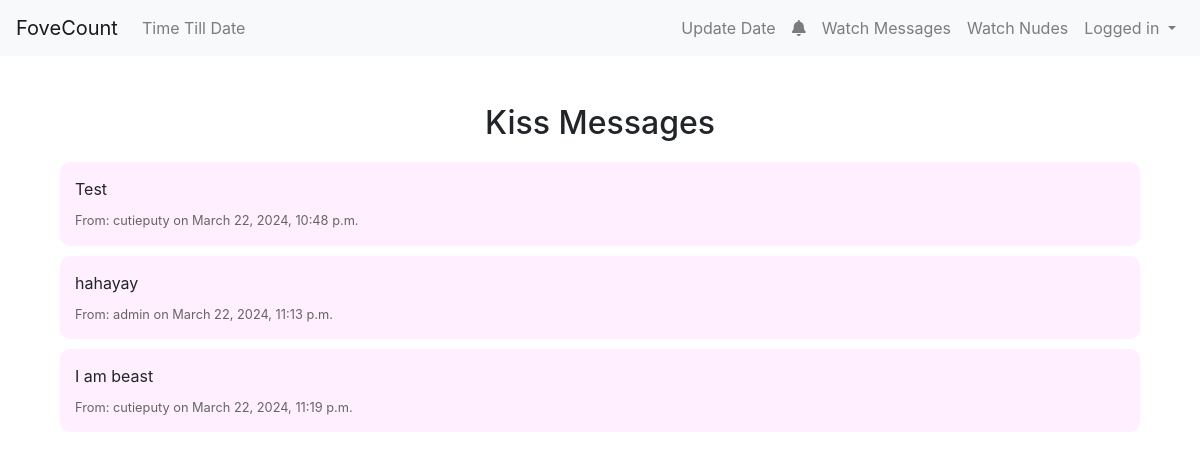
/messages/ (signed in), run on the app's committed database.
### myapp/models.py (models this page shows, shortened)
class KissMessage(models.Model):
    user = models.ForeignKey(User, on_delete=models.CASCADE, related_name='kiss_messages')
    message = models.TextField()
    created_at = models.DateTimeField(auto_now_add=True)

### myapp/views.py (the view)
# urls.py: path('messages/', views.view_kiss_messages, name='view_kiss_messages'),
@login_required
@user_passes_test(is_admin)
def view_kiss_messages(request):
    messages = KissMessage.objects.all()
    return render(request, 'myapp/view_kiss_messages.html', {'messages': messages})

### myapp/views.py (called while the page is built)
def is_admin(user):
    return user.is_authenticated and user.is_staff

### myapp/templates/myapp/view_kiss_messages.html (shortened to what this page needs)
{% extends 'myapp/base.html' %}
{% block content %}
<div class="container mt-5">
    <h2 class="text-center">Kiss Messages</h2>
    {% if messages %}
        <div class="messages">
            {% for message in messages %}
                <div class="message">
                    <p>{{ message.message }}</p>
                    <small>From: {{ message.user.username }} on {{ message.created_at }}</small>
                </div>
            {% endfor %}
        </div>
    {% else %}
        <p>No kiss messages to display.</p>
    {% endif %}
</div>
{% endblock %}

### myapp/templates/myapp/base.html (shortened to what this page needs)
<!DOCTYPE html>
<html lang="en">
<head>
    <link rel="stylesheet" href="https://cdn.jsdelivr.net/npm/bootstrap@4.3.1/dist/css/bootstrap.min.css">
    <link rel="stylesheet" href="https://use.fontawesome.com/releases/v5.7.0/css/all.css">
</head>
<body>
<nav class="navbar navbar-expand-lg navbar-light bg-light sticky-top">
  {% if request.path == '/' %}
  <a class="navbar-brand" href="/date">FoveCount</a>
  {% else %}
  <a class="navbar-brand" href="/">FoveCount</a>
{% endif %}
  <div class="collapse navbar-collapse" id="navbarSupportedContent">
    <ul class="navbar-nav mr-auto">
      <li class="nav-item">
        <a class="nav-link" href="/date">Time Till Date</a>
      </li>
    </ul>
    <ul class="navbar-nav ml-auto">
      <li class="nav-item">
        <a class="nav-link" href="/updatedate">Update Date</a>
      </li>
      <li class="nav-item">
        <a class="nav-link" href="#"><i class="fas fa-bell"></i></a>
      </li>
      {% if user.is_authenticated and user.is_staff %}
      <li class="nav-item">
        <a class="nav-link" href="/messages">Watch Messages</a>
      </li>
      <li class="nav-item">
        <a class="nav-link" href="/see-nudes">Watch Nudes</a>
      </li>
      {% endif %}
      <li class="nav-item dropdown">
        <a class="nav-link dropdown-toggle" href="#" id="navbarDropdownMenuLink" role="button" data-toggle="dropdown" aria-haspopup="true" aria-expanded="false">
          {% if user.is_authenticated %}
          Logged in
          {% else %}
          Login Here
          {% endif %}
        </a>
      </li>
    </ul>
  </div>
</nav>
<div class="container">
    {% block content %}
    {% endblock %}
</div>
</body>
</html>

### myapp/templates/myapp/view_kiss_messages.html (style rules this page uses)
.messages { margin-top: 20px; }
.message { background-color: #ffefff; border-radius: 10px; padding: 15px; margin-bottom: 10px; }
.message p { margin: 0; }
.message small { display: block; margin-top: 10px; color: #666; }

### data on the page
KissMessage: message "Test", user.username "cutieputy", created_at "March 22, 2024, 10:48 p.m."
KissMessage: message "hahayay", user.username "admin", created_at "March 22, 2024, 11:13 p.m."
KissMessage: message "I am beast", user.username "cutieputy", created_at "March 22, 2024, 11:19 p.m."
